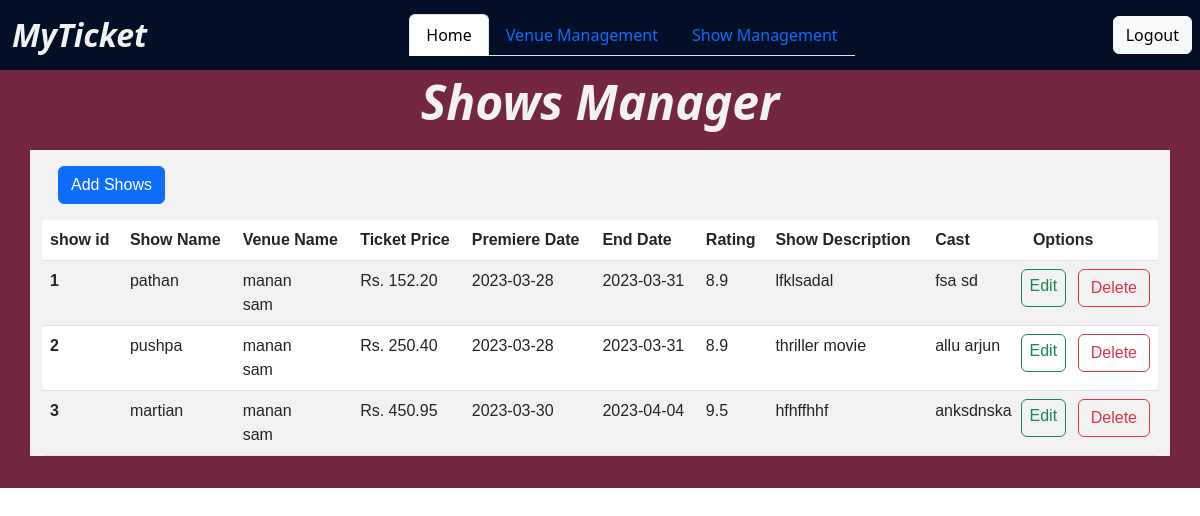
/admin/show_mgmt (signed in), run on an earlier commit of the app's database.
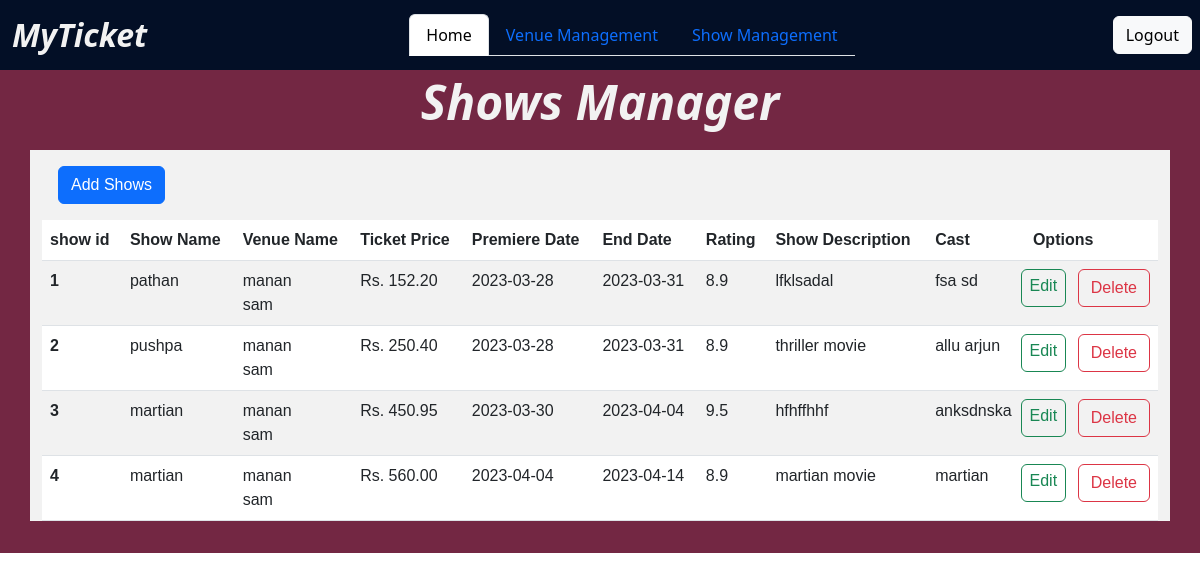
And on a later commit of the database.
### app/models/models.py (models this page shows, shortened)
class Shows(db.Model):
    __tablename__ = "shows"
    __searchable__ = ['show_name', 'rating', 'tags', 'cast']
    show_id = db.Column(db.Integer, primary_key=True, autoincrement=True)
    show_name = db.Column(db.String, nullable=False)
    ticket_price = db.Column(db.Numeric(precision=3, scale=2), nullable=False)
    premiere_date = db.Column(DATE(storage_format="%(day)02d/%(month)02d/%(year)04d",
                                   regexp=re.compile("(?P<day>\d+)/(?P<month>\d+)/(?P<year>\d+)")))
    end_date = db.Column(DATE(storage_format="%(day)02d/%(month)02d/%(year)04d",
                              regexp=re.compile("(?P<day>\d+)/(?P<month>\d+)/(?P<year>\d+)")))
    rating = db.Column(db.Numeric(precision=2, scale=1))
    tags = db.Column(db.String)
    show_description = db.Column(db.String)
    cast = db.Column(db.String)
    poster_filename = db.Column(db.String(255), nullable=False)

class Venues(db.Model):
    __tablename__ = "venues"
    __searchable__ = ['venue_name', 'street', 'city', 'state', 'venue_tags']
    venue_id = db.Column(db.Integer, primary_key=True, autoincrement=True)
    venue_name = db.Column(db.String(150), unique=True, nullable=False)
    capacity = db.Column(db.Integer, nullable=False)
    street = db.Column(db.String(150), nullable=False)
    city = db.Column(db.String(150), nullable=False)
    state = db.Column(db.String(150), nullable=False)
    venue_tags = db.Column(db.String(150))

### app/controllers/admin/admin_controllers.py (the view)
@admin_controls.route("/show_mgmt", methods=['GET', 'POST'])
@admin_required
@login_required
def show_mgmt():
    shows = Shows.query.all()
    venues = {}
    for show in shows:
        venue_shows = ShowsInVenues.query.filter_by(show_id=show.show_id).all()
        venues[show.show_id] = []
        for venue_show in venue_shows:
            venue = Venues.query.filter_by(venue_id=venue_show.venue_id).first()
            venues[show.show_id].append(venue.venue_name)
    return render_template("admin/shows/showmgmt.html.jinja2", shows=shows, venues=venues)

### app/controllers/auth.py (called while the page is built)
def admin_required(f):
    @wraps(f)
    def decorated(*args, **kwargs):
        is_admin = False
        if current_user.is_authenticated:
            is_admin = current_user.isadmin
        if not is_admin:
            return "<h1>Routes doesn't exits</h1>", 400
        elif is_admin:
            return f(*args, **kwargs)
    return decorated

@login_manager.user_loader
def load_user(user_id):
    return User.query.get(int(user_id))

### app/templates/admin/shows/showmgmt.html.jinja2 (shortened to what this page needs)
<!DOCTYPE html>
<html lang="en">
  <head>
    <link rel="stylesheet" href="../../static/styles/show_mgmt.style.css">
  </head>
  <body>
    {% include 'admin/base.html.jinja2' %}
    <div class="container-fluid show--container">
      <h4 class="shows__heading">Shows Manager</h4>
      <div class="show__list container mt-5" style="margin: 0 auto">
        <a href="add_show" class="btn btn-primary m-3">Add Shows</a>
        <table class="table table-striped">
          <thead>
            <tr>
              <th scope="col">{{ "show id" }}</th>
              <th scope="col">{{ "Show Name" }}</th>
              <th scope="col">{{ "Venue Name" }}</th>
              <th scope="col">{{ "Ticket Price  " }}</th>
              <th scope="col">{{ "Premiere Date" }}</th>
              <th scope="col">{{ "End Date" }}</th>
              <th scope="col">{{ "Rating" }}</th>
              <th scope="col" >{{ "Show Description" }}</th>
              <th scope="col">{{ "Cast" }}</th>
              <th scope="col">Options</th>
            </tr>
          </thead>
          <tbody>
            {% for show in shows %}
            <tr>
              <th scope="row">{{ show.show_id }}</th>
              <td>{{ show.show_name }}</td>
              <td style="max-width: 10rem;">
                {% for venue in venues[show.show_id] %}
                {{venue}} <br />
                {% endfor %}
              </td>
              <td>Rs. {{ show.ticket_price }}</td>
              <td>{{ show.premiere_date }}</td>
              <td>{{ show.end_date }}</td>
              <td>{{ show.rating }}</td>
              <td style=" margin: 1rem; max-width: 10rem;">{{ show.show_description }}</td>
              <td style="max-width: 10rem;">{{show.cast}}</td>
              <td class="text-align-center">
                <span class="row">
                  <a
                    href="edit_show/{{ show.show_id }}"
                    class=" col btn btn-outline-success p-1"
                    >Edit</a
                  >
                  <form action="{{ url_for('admin_controllers.delete_show', show_id=show.show_id) }}" method="POST" class="col">
                    <button type="submit" class="btn btn-outline-danger">
                      Delete
                    </button>
                  </form>
                </span>
              </td>
            </tr>
            {% endfor %}
          </tbody>
        </table>
      </div>
    </div>
  </body>
</html>

### app/templates/admin/base.html.jinja2 (shortened to what this page needs)
<!DOCTYPE html>
<html lang="en">
  <head>
    <link
      href="https://cdn.jsdelivr.net/npm/bootstrap@5.3.0-alpha1/dist/css/bootstrap.min.css"
      rel="stylesheet"
    />
    <link
      rel="stylesheet"
      href="https://cdn.jsdelivr.net/npm/bootstrap-icons@1.10.3/font/bootstrap-icons.css"
    />
    <link rel="stylesheet" href="../static/styles/base.style.css" />
  </head>
  <body>
    <div class="nav--block">
      <nav class="navbar" style="background: rgba(3, 15, 38, 1)">
        <div>
          <a
            class="navbar-brand"
            style="color: rgba(242, 242, 242, 1); font-style: oblique"
            href="/"
          >
            MyTicket
          </a>
        </div>
        <ul class="nav nav-tabs">
          <li class="nav-item">
            <a class="nav-link active" aria-current="page" href="/admin">Home</a>
          </li>
          <li class="nav-item">
            <a class="nav-link" href="venue_mgmt">Venue Management</a>
          </li>
          <li class="nav-item">
            <a class="nav-link" href="show_mgmt">Show Management</a>
          </li>
        </ul>
        <div class="m-2">
          <a href="logout" class="btn btn-light">Logout</a>
        </div>
      </nav>
    </div>
  </body>
</html>

### app/static/styles/show_mgmt.style.css (style rules this page uses)
*, *::before, *::after { box-sizing: border-box; }
:root { font-family: 'PT Sans', sans-serif; --clr-primary-5: #f2f2f2; --clr-primary-4: #f25757; --clr-primary-3: #030f26; --clr-primary-2: #732743; --clr-primary-1: #d93250; --clr-sec-1: #FF3D3D; --w-light: 300; --w-heavy: 700; --w-regular: 500; }
body { margin: 0; font-family: 'PT Sans', sans-serif; }
.container-fluid { padding: 1rem; }
.show--container { background: var(--clr-primary-2); }
.shows__heading { color: var(--clr-primary-5); font-weight: var(--w-heavy); text-align: center; font-style: oblique; line-height: 0; margin: 1rem auto; font-size: 3rem; }
.show__list { background: var(--clr-primary-5); }

### app/static/styles/base.style.css (style rules this page uses)
*, *::before, *::after { box-sizing: border-box; }
:root { font-family: 'PT Sans', sans-serif; --clr-primary-5: #f2f2f2; --clr-primary-4: #f25757; --clr-primary-3: #030f26; --clr-primary-2: #732743; --clr-primary-1: #d93250; --clr-sec-1: #FF3D3D; --w-light: 300; --w-heavy: 700; --w-regular: 500; }
body { margin: 0; }
.container { font-family: 'PT Sans', sans-serif; }
.nav--block { padding: 0; }
.nav--block .navbar-brand { font-size: 2rem; font-weight: var(--w-heavy); padding: 0.5rem 0.75rem; margin: 0; }

What changed in the data, as far as the page shows it:
added Shows: show_id "4", show_name "martian", ticket_price "560.00", premiere_date "2023-04-04", end_date "2023-04-14", rating "8.9", show_description "martian movie", cast "martian", Venues (venue_name "manan"), Venues (venue_name "sam")
